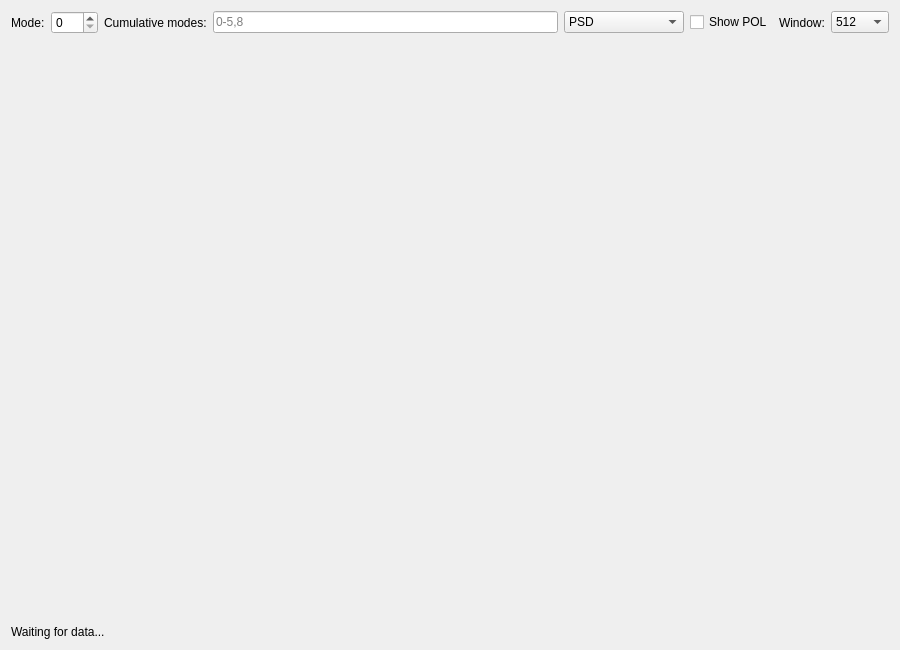
<?xml version="1.0" encoding="UTF-8"?>
<ui version="4.0">
 <class>Form</class>
 <widget class="QWidget" name="Form">
  <property name="geometry"><rect><x>0</x><y>0</y><width>900</width><height>650</height></rect></property>
  <property name="windowTitle"><string>Mode PSD</string></property>
  <layout class="QVBoxLayout" name="mainLayout">
   <item>
    <layout class="QHBoxLayout" name="topLayout">
     <item><widget class="QLabel" name="modeLabel"><property name="text"><string>Mode:</string></property></widget></item>
     <item><widget class="QSpinBox" name="modeBox"><property name="minimum"><number>0</number></property><property name="maximum"><number>467</number></property><property name="value"><number>0</number></property></widget></item>
     <item><widget class="QLabel" name="modeListLabel"><property name="text"><string>Cumulative modes:</string></property></widget></item>
     <item><widget class="QLineEdit" name="modeListEdit"><property name="placeholderText"><string>0-5,8</string></property></widget></item>
     <item><widget class="QComboBox" name="plotModeCombo"><item><property name="text"><string>PSD</string></property></item><item><property name="text"><string>Cumulative PSD</string></property></item></widget></item>
     <item><widget class="QCheckBox" name="showDmCumulative"><property name="text"><string>Show POL</string></property><property name="checked"><bool>false</bool></property></widget></item>
     <item><widget class="QLabel" name="windowLabel"><property name="text"><string>Window:</string></property></widget></item>
     <item><widget class="QComboBox" name="windowComboBox"><item><property name="text"><string>512</string></property></item><item><property name="text"><string>1024</string></property></item><item><property name="text"><string>2048</string></property></item><item><property name="text"><string>4096</string></property></item><item><property name="text"><string>8192</string></property></item></widget></item>
    </layout>
   </item>
   <item><widget class="QWidget" name="plotView" native="true"><property name="sizePolicy"><sizepolicy hsizetype="Expanding" vsizetype="Expanding"><horstretch>0</horstretch><verstretch>1</verstretch></sizepolicy></property></widget></item>
   <item><widget class="QLabel" name="statusLabel"><property name="text"><string>Waiting for data...</string></property></widget></item>
  </layout>
 </widget>
 <resources/><connections/>
</ui>
